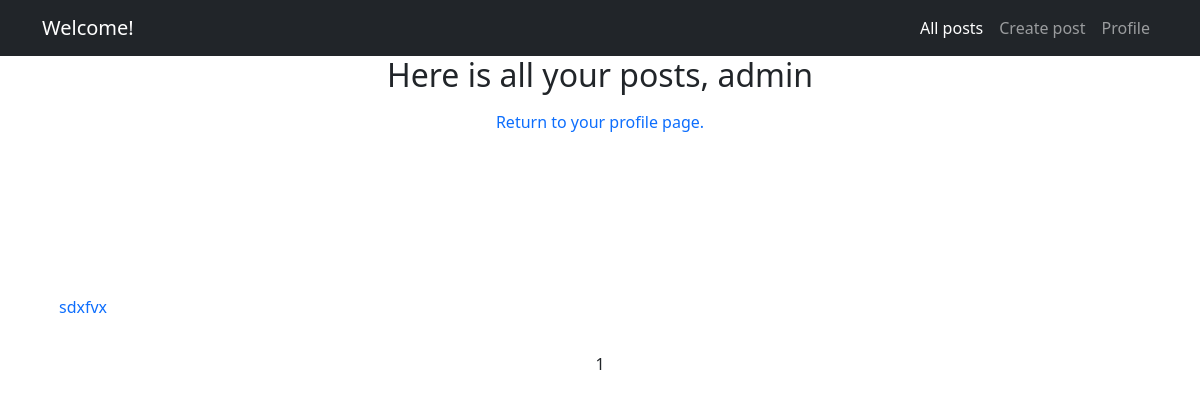
The page /posts/author_posts (signed in) on the database as committed earlier.
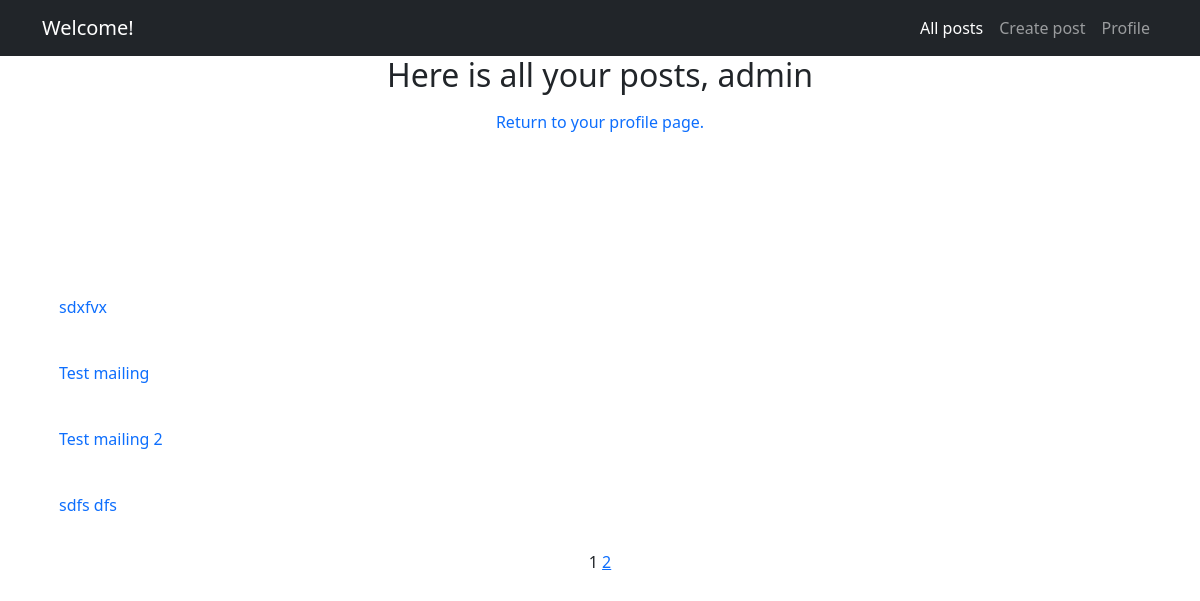
The same page on the database as committed later.
### board/models.py (models this page shows, shortened)
class Post(models.Model):
    date = models.DateTimeField(auto_now_add=True)
    header = models.CharField(max_length=64)
    text = models.TextField()
    files = models.FileField(upload_to ='uploads/', null=True, blank=True)
    author = models.ForeignKey(User, null=True, on_delete=models.CASCADE)
    category = models.ForeignKey(Category, on_delete=models.CASCADE,)

### board/views.py (the view)
# urls.py: path('posts/author_posts', AuthorPostList.as_view(), name='authorpostlist'),
class AuthorPostList(ListView):
    model = Post
    ordering = '-date'
    template_name = 'author_posts.html'
    context_object_name = 'authorposts'
    paginate_by = 10
    def get_context_data(self, **kwargs):
        context = super().get_context_data(**kwargs)
        author_posts = Post.objects.filter(author=self.request.user)
        context['author_posts'] = author_posts
        return context

### board/templates/author_posts.html (shortened to what this page needs)
{% extends 'flatpages/default.html' %}
{% block content %}
<h2>Here is all your posts, {{ request.user.username }}</h2>
<a class="nav-link" href="{% url 'profilepage' %}">Return to your profile page.</a><br>
<br><br><br>
<br>
<br>
{% for post in author_posts %}
<table>
    <tr>
        <td>
                <a class="nav-link" href="{% url 'postdetail' post.id %}">{{ post.header }}</a><br>
        </td>
    </tr>
</table>
{% endfor %}
    {{ page_obj.number }}
    {% if page_obj.has_next %}
       <a href="?page={{ page_obj.next_page_number }}">{{ page_obj.next_page_number }}</a>
    {% endif %}
{% endblock content %}

Rows that differ between the two databases and show on the page:
added Post: header "Test mailing"
added Post: header "Test mailing 2"
added Post: header "sdfs dfs"
Other text that changed with them:
{{ page_obj.next_page_number }}: (not shown) → "2"
